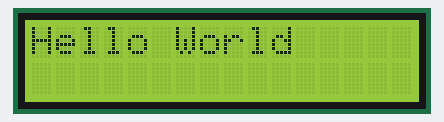
The sketch below on a simulated Arduino Uno, built with avr-gcc and run on an emulated ATmega328P. Shown: 16×2 character LCD.

Above: at 0.1 s.

The sketch:

02_LCD_0.ino
```cpp
#include <LiquidCrystal.h>

#define RS 12
#define EN 11
#define D4 6
#define D5 7
#define D6 8
#define D7 9

LiquidCrystal lcd(RS, EN, D4, D5, D6, D7);

void setup() {
  lcd.begin(16, 2);
}

void loop() {
  lcd.setCursor(0, 0); //set LCD cursor
  lcd.print("Hello World");
  delay(500);
  lcd.clear(); //clear LCD display
}
```
